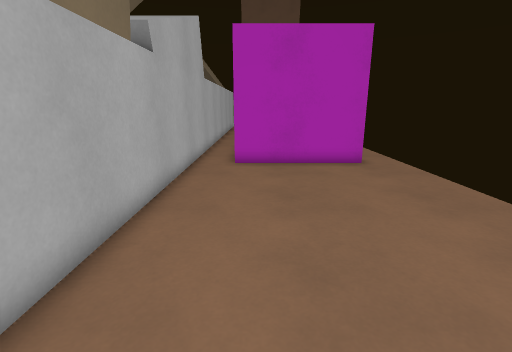
[1] (above)

14 first-person views from a walk through a level from a Godot 3-D game. The camera is 1.3 m above the floor, tilts 14° down and sees 85° across. The floor is counted in squares, 0.5 m on a side. Each view is taken from the middle of a square. On the plan, view 1 faces up. The plan holds only what a view shows up to about 19 squares ahead; the rest is blank. The place goes on beyond the plan.

[2]
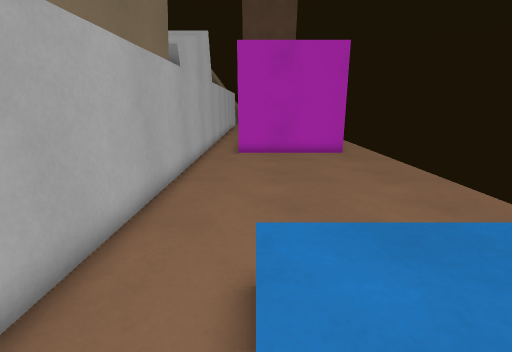

[3]
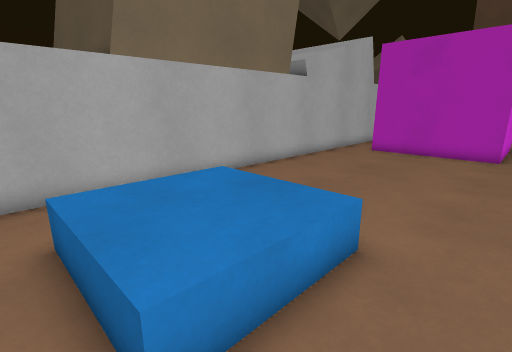

[4]
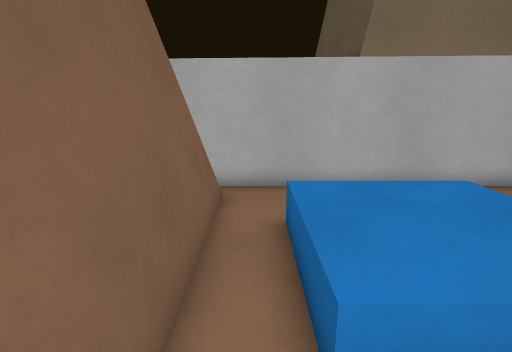

[5]
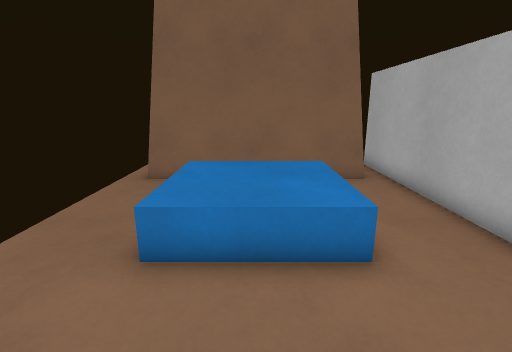

[6]
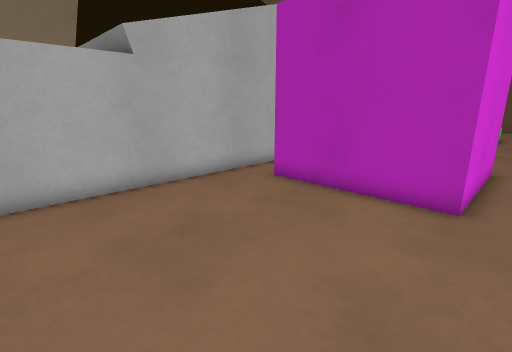

[7]
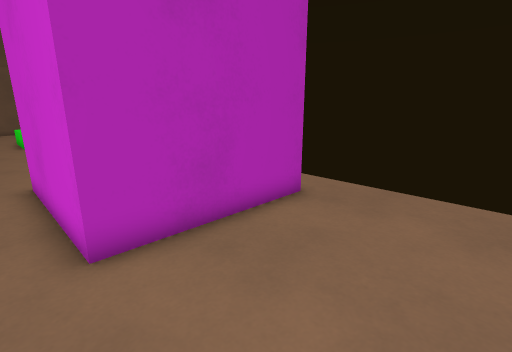

[8]
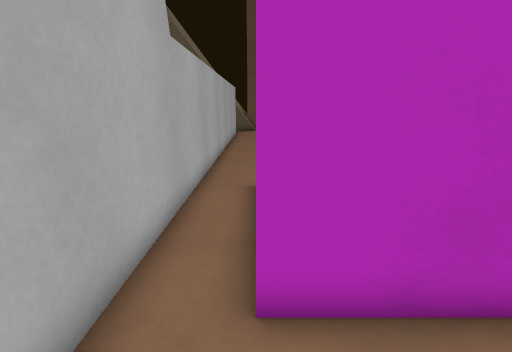

[9]
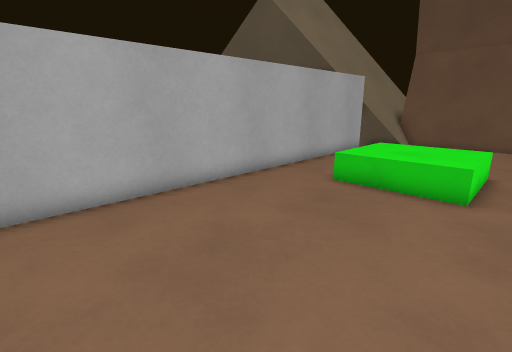

[10]
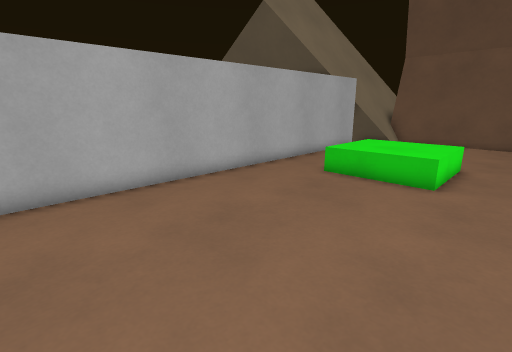

[11]
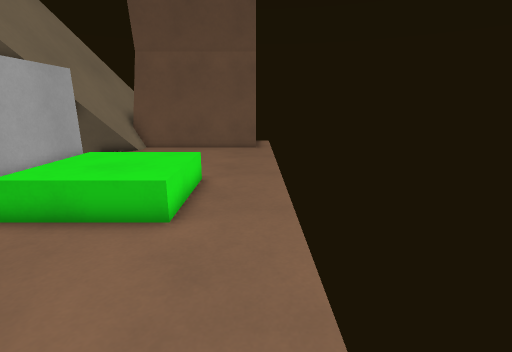

[12]
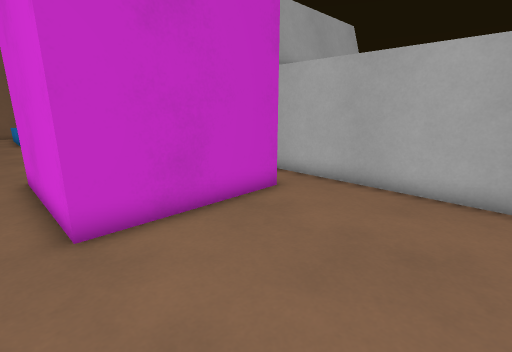

[13]
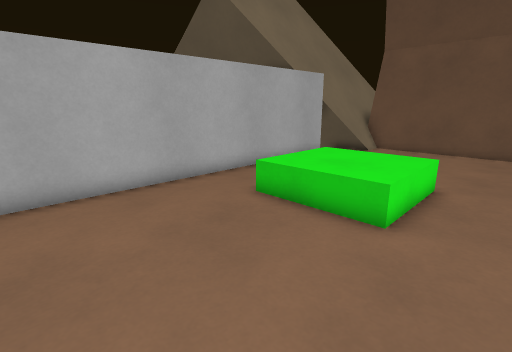

[14]
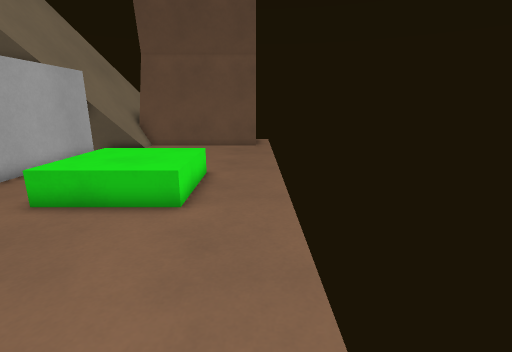

### Floor plan
Key: @ floor where view 1 was taken; # wall or solid block; . main floor; : floor 0.5 m higher than the main floor; / step, stairs or slope; = window, fence, low wall or low ledge; ^ raised ledge.
Columns run from 3 left of view 1 to 6 right of it. Each row starts with its distance up from view 1.
 43 ##########
 42 #^========
 41 #^........
 40 #= .......
 39 #     ....
 38 #     ....
 37 #      ...
 36 #      ...
 35 #      ...
 34 #. /////..
 33 #../:::/..
 32 #../:::/..
 31 #../:::/..
 30 #../////..
 29 #.........
 28 #.........
 27 #.........
 26 #.........
 25 #.........
 24 #.........
 23 #.........
 22 #.........
 21 #.........
 20 #.........
 19 #.#######.
 18 #.#     #.
 17 #.#     #.
 16 #.#     #.
 15 #.#     #.
 14 #.#     #.
 13 #.#######.
 12 #.........
 11 #.........
 10 #.........
  9 #.........
  8 #.........
  7 #.........
  6 #.........
  5 #.........
  4 #.........
  3 #.........
  2 #.........
  1 #.........
  0 #..@:::/..
 -1 #../:::/..
 -2 #../:::/..
 -3 #../:::/..
 -4 #.........
 -5 #=========
 -6 ##########

Positions as (right, up) in squares from view 1, and headings:
1: (0, 0), facing up
2: (0, -3), facing up
3: (6, -4), facing up-left
4: (6, -4), facing left
5: (2, 5), facing down
6: (6, 5), facing up-left
7: (-2, 8), facing up-right
8: (-1, 10), facing up
9: (5, 21), facing up-left
10: (6, 20), facing up-left
11: (6, 24), facing up
12: (6, 25), facing down-left
13: (6, 24), facing up-left
14: (6, 23), facing up
